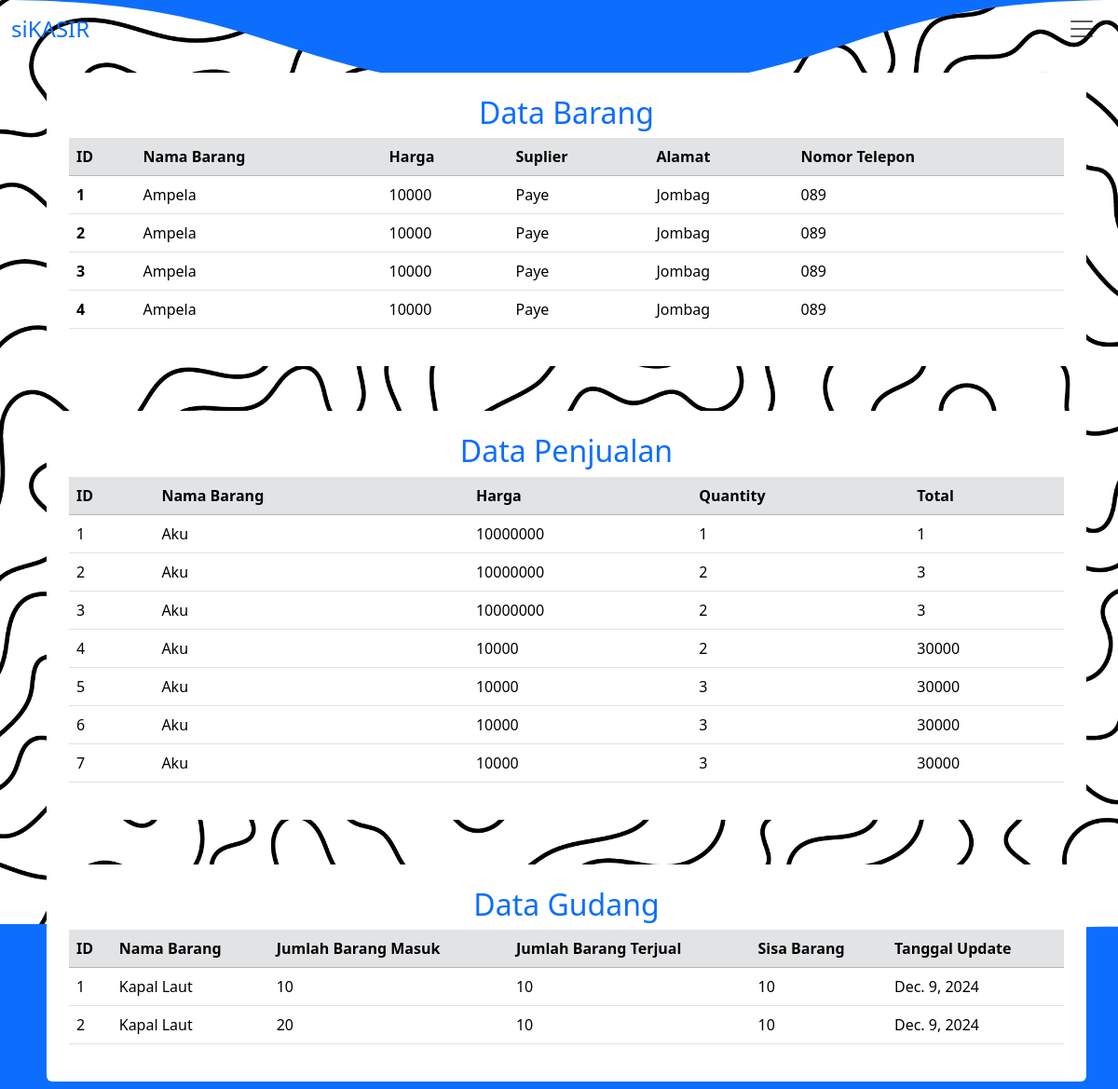
/pembukuan/, run on an earlier commit of the app's database.
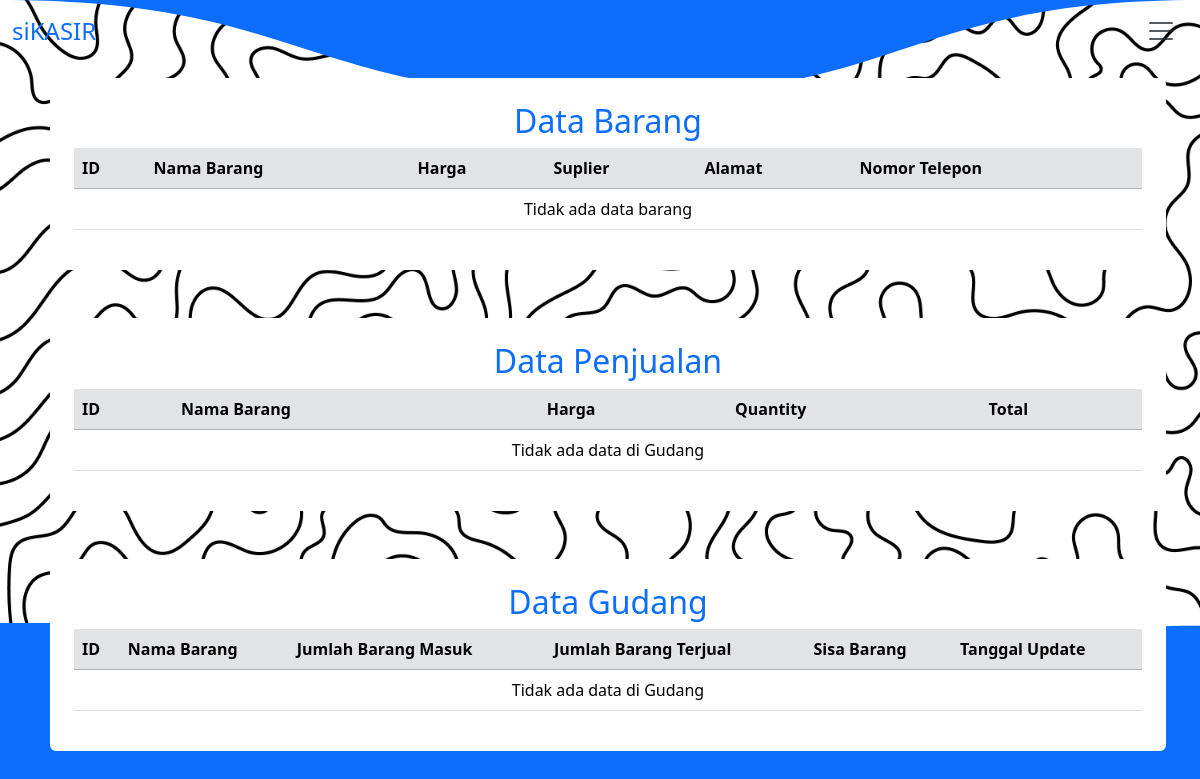
And on a later commit of the database.
### Aplikasi/models.py (models this page shows, shortened)
class Barang(models.Model):
    nama_barang = models.CharField(max_length=100)
    harga = models.BigIntegerField()
    suplier = models.CharField(max_length=100)
    alamat = models.TextField()
    nomor_telepon = models.CharField(max_length=15)

class Kasir(models.Model):
    nama_barang = models.CharField(max_length=100, verbose_name="Nama Barang")
    harga = models.PositiveIntegerField(verbose_name="Harga")
    quantity = models.PositiveIntegerField(verbose_name="Quantity")
    total = models.PositiveIntegerField(verbose_name="Total")

class Gudang(models.Model):
    nama_barang = models.CharField(max_length=100, verbose_name="Nama Barang")
    jumlah_barang_masuk = models.PositiveIntegerField(verbose_name="Jumlah Barang Masuk")
    jumlah_barang_terjual = models.PositiveIntegerField(verbose_name="Jumlah Barang Terjual")
    sisa_barang = models.PositiveIntegerField(verbose_name="Sisa Barang")
    tanggal_update = models.DateField(verbose_name="Tanggal Update")

### Aplikasi/views.py (the view)
# urls.py: path('pembukuan/', views.pembukuan, name='pembukuan'),
def pembukuan(request):
    kasir_list = Kasir.objects.all()
    gudang_list = Gudang.objects.all()
    barang_list = Barang.objects.all()
    context ={
        'title' : "Pembukuan",
        'gudang_list': gudang_list,
        'kasir_list' : kasir_list,
        'barang_list': barang_list,
    }
    return render(request, 'pembukuan.html',context)

### templates/pembukuan.html
{% extends 'base.html' %} {% block content %}{% load static %}
<div class="container" style="padding-top: 30px">
  <div class="container mt-5 m-2 rounded p-4"  style="background-color:white">
    <h2 class="text-center text-primary">Data Barang</h2>
    <table class="table table-hover">
      <thead class="table-secondary">
        <tr>
          <th scope="col">ID</th>
          <th scope="col">Nama Barang</th>
          <th scope="col">Harga</th>
          <th scope="col">Suplier</th>
          <th scope="col">Alamat</th>
          <th scope="col">Nomor Telepon</th>
        </tr>
      </thead>
      <tbody>
        {% for barang in barang_list %}
        <tr>
          <th scope="row">{{ barang.id }}</th>
          <td>{{ barang.nama_barang }}</td>
          <td>{{ barang.harga }}</td>
          <td>{{ barang.suplier }}</td>
          <td>{{ barang.alamat }}</td>
          <td>{{ barang.nomor_telepon }}</td>
        </tr>
        {% empty %}
        <tr>
          <td colspan="6" class="text-center">Tidak ada data barang</td>
        </tr>
        {% endfor %}
      </tbody>
    </table>
  </div>
 <div class="container mt-5 m-2 rounded p-4"  style="background-color:white">
  <h2 class="text-center text-primary">Data Penjualan</h2>
  <table class="table table-hover">
    <thead class="table-secondary">
      <tr>
        <th scope="col">ID</th>
        <th scope="col">Nama Barang</th>
        <th scope="col">Harga</th>
        <th scope="col">Quantity</th>
        <th scope="col">Total</th>
      </tr>
    </thead>
    <tbody>
      {% for kasir in kasir_list %}
      <tr>
        <td>{{ kasir.id }}</td>
        <td>{{ kasir.nama_barang }}</td>
        <td>{{ kasir.harga }}</td>
        <td>{{ kasir.quantity }}</td>
        <td>{{ kasir.total }}</td>
      </tr>
      {% empty %}
      <tr>
        <td colspan="6" class="text-center">Tidak ada data di Gudang</td>
      </tr>
      {% endfor %}
    </tbody>
  </table>
</div>
  <div class="container mt-5 m-2 rounded p-4"  style="background-color:white">
    <h2 class="text-center text-primary">Data Gudang</h2>
    <table class="table table-hover">
      <thead class="table-secondary">
        <tr>
          <th scope="col">ID</th>
          <th scope="col">Nama Barang</th>
          <th scope="col">Jumlah Barang Masuk</th>
          <th scope="col">Jumlah Barang Terjual</th>
          <th scope="col">Sisa Barang</th>
          <th scope="col">Tanggal Update</th>
        </tr>
      </thead>
      <tbody>
        {% for gudang in gudang_list %}
        <tr>
          <td>{{ gudang.id }}</td>
          <td>{{ gudang.nama_barang }}</td>
          <td>{{ gudang.jumlah_barang_masuk }}</td>
          <td>{{ gudang.jumlah_barang_terjual }}</td>
          <td>{{ gudang.sisa_barang }}</td>
          <td>{{ gudang.tanggal_update }}</td>
        </tr>
        {% empty %}
        <tr>
          <td colspan="6" class="text-center">Tidak ada data di Gudang</td>
        </tr>
        {% endfor %}
      </tbody>
    </table>
</div>
</div>
{% endblock %}

### templates/base.html (shortened to what this page needs)
{% load static %}
<!doctype html>
<html lang="en">
  <head>
    <link href="https://cdn.jsdelivr.net/npm/bootstrap@5.3.3/dist/css/bootstrap.min.css" rel="stylesheet">
    <link rel="stylesheet" href="{% static 'css/style.css' %}">
  </head>
  <body>
    <nav class="navbar navbar-expand-xxl fixed-top">
      <div class="container-fluid">
        <a class="navbar-brand me-auto" href="{% url 'home' %}">siKASIR</a>
        <button class="navbar-toggler" type="button" data-bs-toggle="offcanvas" data-bs-target="#offcanvasNavbar"aria-controls="offcanvasNavbar" aria-label="Toggle navigation">
          <span class="navbar-toggler-icon text-primary"></span>
        </button>
    </nav>
<main>
    {% block content %}{% endblock %}
</main>
  </body>
</html>

### static/css/style.css (style rules this page uses)
body { background: url("../images/background.jpg") no-repeat center center fixed; background-size: cover; margin: 0; padding: 0; height: 100%; }
.navbar-brand { font-weight: 500; color: #0d6efd; font-size: 24px; transition: color 0.3s; }
.navbar-toggler { border: none; font-size: 1.25rem; }

What changed in the data, as far as the page shows it:
removed Barang: id "1", nama_barang "Ampela", harga "10000", suplier "Paye", alamat "Jombag", nomor_telepon "089"
removed Barang: id "2", nama_barang "Ampela", harga "10000", suplier "Paye", alamat "Jombag", nomor_telepon "089"
removed Barang: id "3", nama_barang "Ampela", harga "10000", suplier "Paye", alamat "Jombag", nomor_telepon "089"
removed Barang: id "4", nama_barang "Ampela", harga "10000", suplier "Paye", alamat "Jombag", nomor_telepon "089"
removed Kasir: id "1", nama_barang "Aku", harga "10000000", quantity "1", total "1"
removed Kasir: id "2", nama_barang "Aku", harga "10000000", quantity "2", total "3"
removed Kasir: id "3", nama_barang "Aku", harga "10000000", quantity "2", total "3"
removed Kasir: id "4", nama_barang "Aku", harga "10000", quantity "2", total "30000"
removed Kasir: id "5", nama_barang "Aku", harga "10000", quantity "3", total "30000"
removed Kasir: id "6", nama_barang "Aku", harga "10000", quantity "3", total "30000"
removed Kasir: id "7", nama_barang "Aku", harga "10000", quantity "3", total "30000"
removed Gudang: id "1", nama_barang "Kapal Laut", jumlah_barang_masuk "10", jumlah_barang_terjual "10", sisa_barang "10", tanggal_update "Dec. 9, 2024"
removed Gudang: id "2", nama_barang "Kapal Laut", jumlah_barang_masuk "20", jumlah_barang_terjual "10", sisa_barang "10", tanggal_update "Dec. 9, 2024"
Also different on the page:
text now shown: "Tidak ada data barang Tidak ada data di Gudang Tidak ada data di Gudang"
